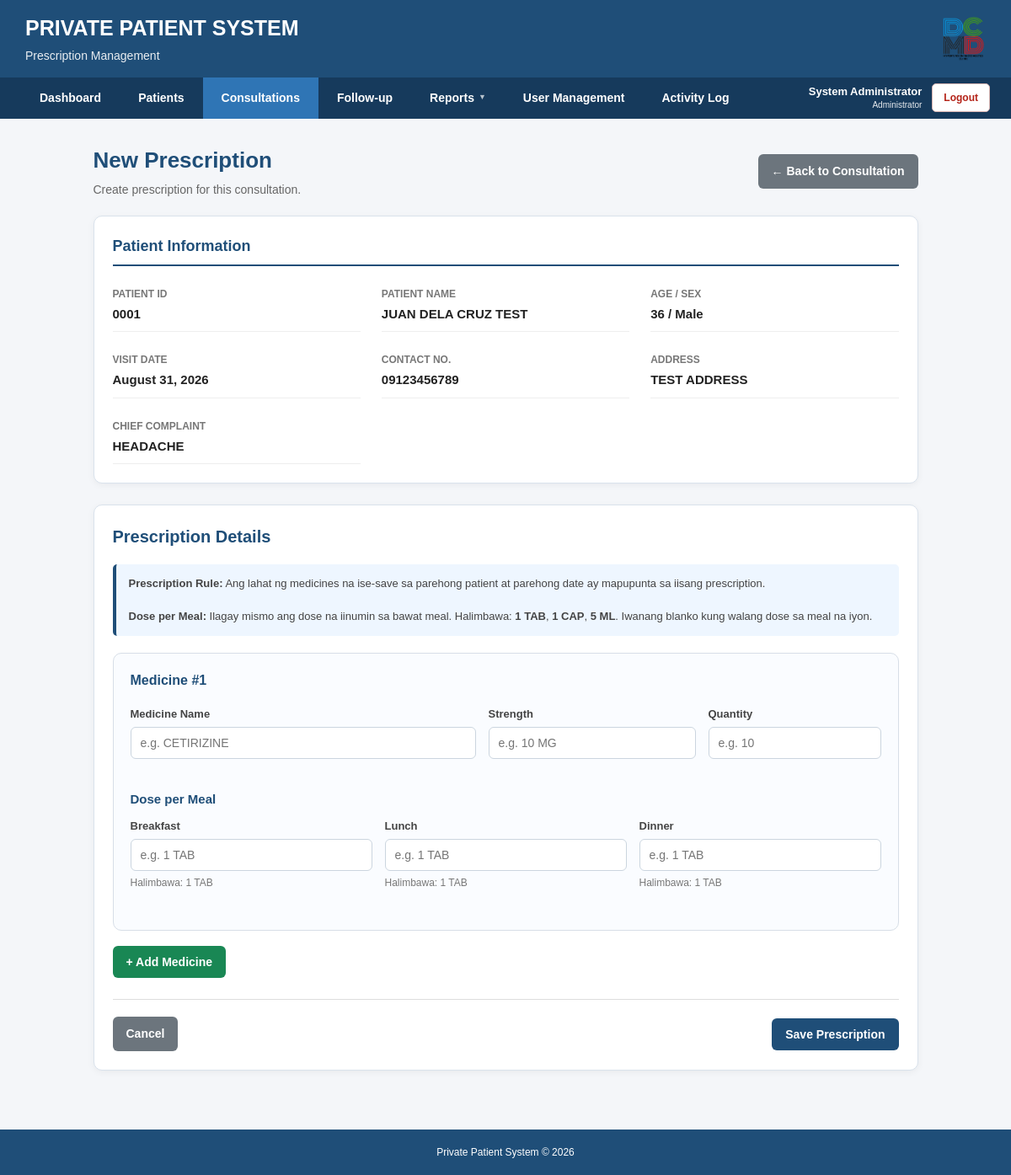
The page /prescriptions/prescription.php?consultation_id=32 (signed in) on the database its author committed.
### tables this page shows
CREATE TABLE IF NOT EXISTS `consultations` (
  `id` int(11) NOT NULL AUTO_INCREMENT,
  `patient_id` int(11) NOT NULL,
  `visit_date` date NOT NULL,
  `chief_complaint` text,
  `history_illness` text,
  `blood_pressure` varchar(20) DEFAULT NULL,
  `temperature` decimal(4,1) DEFAULT NULL,
  `pulse_rate` int(11) DEFAULT NULL,
  `respiratory_rate` int(11) DEFAULT NULL,
  `oxygen_saturation` int(11) DEFAULT NULL,
  `weight` decimal(5,2) DEFAULT NULL,
  `height` decimal(5,2) DEFAULT NULL,
  `assessment` text,
  `medication` text,
  `management` text,
  `follow_up_date` date DEFAULT NULL,
  `remarks` text,
  `created_at` timestamp NOT NULL DEFAULT CURRENT_TIMESTAMP,
  `follow_up_status` varchar(30) NOT NULL DEFAULT 'PENDING',
  PRIMARY KEY (`id`),
  KEY `patient_id` (`patient_id`)
);

CREATE TABLE IF NOT EXISTS `patients` (
  `id` int(11) NOT NULL AUTO_INCREMENT,
  `patient_id` varchar(10) NOT NULL,
  `last_name` varchar(100) NOT NULL,
  `first_name` varchar(100) NOT NULL,
  `middle_name` varchar(100) DEFAULT NULL,
  `birthdate` date NOT NULL,
  `sex` enum('Male','Female') NOT NULL,
  `address` text,
  `contact_no` varchar(20) DEFAULT NULL,
  `emergency_contact` varchar(150) DEFAULT NULL,
  `emergency_contact_no` varchar(20) DEFAULT NULL,
  `date_registered` date NOT NULL,
  `status` enum('Active','Inactive','Deceased') NOT NULL DEFAULT 'Active',
  `created_at` timestamp NOT NULL DEFAULT CURRENT_TIMESTAMP,
  PRIMARY KEY (`id`),
  UNIQUE KEY `patient_id` (`patient_id`)
);

### prescriptions/prescription.php (the view, shortened to what this page needs)
<?php
require_once "../config/database.php";
$consultationId = isset($_GET["consultation_id"])
    ? (int) $_GET["consultation_id"]
    : 0;
$sql = "
    SELECT
        c.id AS consultation_id,
        c.patient_id,
        c.visit_date,
        c.chief_complaint,
        c.follow_up_date,
        p.id AS patient_database_id,
        p.patient_id AS patient_number,
        p.first_name,
        p.middle_name,
        p.last_name,
        p.birthdate,
        p.sex,
        p.address,
        p.contact_no
    FROM consultations c
    INNER JOIN patients p
        ON c.patient_id = p.id
    WHERE c.id = ?
    LIMIT 1
";
$stmt = $conn->prepare($sql);
$stmt->bind_param("i", $consultationId);
$stmt->execute();
$result = $stmt->get_result();
$consultation = $result->fetch_assoc();
$fullName = trim(
    $consultation["first_name"] . " " .
    $consultation["middle_name"] . " " .
    $consultation["last_name"]
);
$fullName = preg_replace('/\s+/', ' ', $fullName);
$age = "";
if (!empty($consultation["birthdate"])) {
    try {
        $birthDate = new DateTime(
            $consultation["birthdate"]
        );
        $today = new DateTime();
        $age = $birthDate->diff($today)->y;
    } catch (Exception $e) {
        $age = "";
    }
}
$sex = !empty($consultation["sex"])
    ? $consultation["sex"]
    : "";
$address = !empty($consultation["address"])
    ? $consultation["address"]
    : "";
$contactNo = !empty($consultation["contact_no"])
    ? $consultation["contact_no"]
    : "";
$visitDate = !empty($consultation["visit_date"])
    ? date(
        "F j, Y",
        strtotime($consultation["visit_date"])
    )
    : "";
$chiefComplaint = !empty(
    $consultation["chief_complaint"]
)
    ? $consultation["chief_complaint"]
    : "";
include "../includes/header.php";
include "../includes/navigation.php";
?>
<div class="prescription-container">
    <div class="page-top">
        <div>
            <h2>
                New Prescription
            </h2>
            <p>
                Create prescription for this consultation.
            </p>
        </div>
        <div>
            <a
                href="../patients/consultation_view.php?id=<?php echo $consultationId; ?>"
                class="btn btn-secondary"
            >
                ← Back to Consultation
            </a>
        </div>
    </div>
    <div class="patient-card">
        <div class="patient-card-title">
            Patient Information
        </div>
        <div class="patient-grid">
            <div class="info-item">
                <span class="info-label">
                    Patient ID
                </span>
                <div class="info-value">
                    <?php
                    echo htmlspecialchars(
                        $consultation["patient_number"]
                    );
                    ?>
                </div>
            </div>
            <div class="info-item">
                <span class="info-label">
                    Patient Name
                </span>
                <div class="info-value">
                    <?php
                    echo htmlspecialchars(
                        $fullName
                    );
                    ?>
                </div>
            </div>
            <div class="info-item">
                <span class="info-label">
                    Age / Sex
                </span>
                <div class="info-value">
                    <?php
                    echo htmlspecialchars($age);
                    if (
                        $age !== ""
                        &&
                        $sex !== ""
                    ) {
                        echo " / ";
                    }
                    echo htmlspecialchars($sex);
                    ?>
                </div>
            </div>
            <div class="info-item">
                <span class="info-label">
                    Visit Date
                </span>
                <div class="info-value">
                    <?php
                    echo htmlspecialchars(
                        $visitDate
                    );
                    ?>
                </div>
            </div>
            <div class="info-item">
                <span class="info-label">
                    Contact No.
                </span>
                <div class="info-value">
                    <?php
                    echo htmlspecialchars(
                        $contactNo
                    );
                    ?>
                </div>
            </div>
            <div class="info-item">
                <span class="info-label">
                    Address
                </span>
                <div class="info-value">
                    <?php
                    echo htmlspecialchars(
                        $address
                    );
                    ?>
                </div>
            </div>
            <div class="info-item">
                <span class="info-label">
                    Chief Complaint
                </span>
                <div class="info-value">
                    <?php
                    echo htmlspecialchars(
                        $chiefComplaint
                    );
                    ?>
                </div>
            </div>
        </div>
    </div>
    <div class="prescription-card">
        <div class="section-title">
            Prescription Details
        </div>
        <div class="notice">
            <strong>Prescription Rule:</strong>
            Ang lahat ng medicines na ise-save sa
            parehong patient at parehong date ay
            mapupunta sa iisang prescription.
            <br>
            <br>
            <strong>Dose per Meal:</strong>
            Ilagay mismo ang dose na iinumin sa bawat meal.
            Halimbawa:
            <strong>1 TAB</strong>,
            <strong>1 CAP</strong>,
            <strong>5 ML</strong>.
            Iwanang blanko kung walang dose sa meal na iyon.
        </div>
        <form
            method="POST"
            action="save_prescription.php"
            id="prescriptionForm"
        >
            <div id="medicineContainer">
                <div class="medicine-row">
                    <div class="medicine-row-header">
                        <div class="medicine-number">
                        </div>
                    </div>
                    <div class="form-grid">
                        <div class="form-group">
                            <label>
                                Medicine Name
                            </label>
                            <input
                                type="text"
                                name="medicine_name[]"
                                class="uppercase-field"
                                placeholder="e.g. CETIRIZINE"
                                required
                            >
                        </div>
                        <div class="form-group">
                            <label>
                                Strength
                            </label>
                            <input
                                type="text"
                                name="strength[]"
                                class="uppercase-field"
                                placeholder="e.g. 10 MG"
                            >
                        </div>
                        <div class="form-group">
                            <label>
                                Quantity
                            </label>
                            <input
                                type="number"
                                name="quantity[]"
                                placeholder="e.g. 10"
                                min="1"
                                step="1"
                                inputmode="numeric"
                            >
                        </div>
                    </div>
                    <div class="meal-title">
                        Dose per Meal
                    </div>
                    <div class="meal-grid">
                        <div class="form-group">
                            <label>
                                Breakfast
                            </label>
                            <input
                                type="text"
                                name="breakfast[]"
                                class="uppercase-field"
                                placeholder="e.g. 1 TAB"
                            >
                            <div class="meal-help">
                                Halimbawa:
                                1 TAB
                            </div>
                        </div>
                        <div class="form-group">
                            <label>
                                Lunch
                            </label>
                            <input
                                type="text"
                                name="lunch[]"
                                class="uppercase-field"
                                placeholder="e.g. 1 TAB"
                            >
                            <div class="meal-help">
                                Halimbawa:
                                1 TAB
                            </div>
                        </div>
                        <div class="form-group">
                            <label>
                                Dinner
                            </label>
                            <input
                                type="text"
                                name="dinner[]"
                                class="uppercase-field"
                                placeholder="e.g. 1 TAB"
                            >
                            <div class="meal-help">
                                Halimbawa:
                                1 TAB
                            </div>
                        </div>
                    </div>
                </div>
            </div>
            <div class="add-medicine-container">
                <button
                    type="button"
                    class="btn btn-success"
                    id="addMedicineBtn"
                >
                    + Add Medicine
                </button>
            </div>
            <div class="form-actions">
                <div class="form-actions-left">
                    <a
                        href="../patients/consultation_view.php?id=<?php echo $consultationId; ?>"
                        class="btn btn-secondary"
                    >
                        Cancel
                    </a>
                </div>
                <div class="form-actions-right">
                    <button
                        type="submit"
                        class="btn btn-primary"
                    >
                        Save Prescription
                    </button>
                </div>
            </div>
        </form>
    </div>
</div>
<?php
include "../includes/footer.php";
?>

### rows shown on the page
consultations: patient.patient_id "0001", patient.last_name "JUAN DELA CRUZ TEST", patient.birthdate "36", patient.sex "Male", visit_date "August 31, 2026", patient.contact_no "09123456789", patient.address "TEST ADDRESS", chief_complaint "HEADACHE"

### other values the page prints
$pageSubtitle "Prescription Management"
$loggedInName "System Administrator"
$loggedInRole "Administrator"
